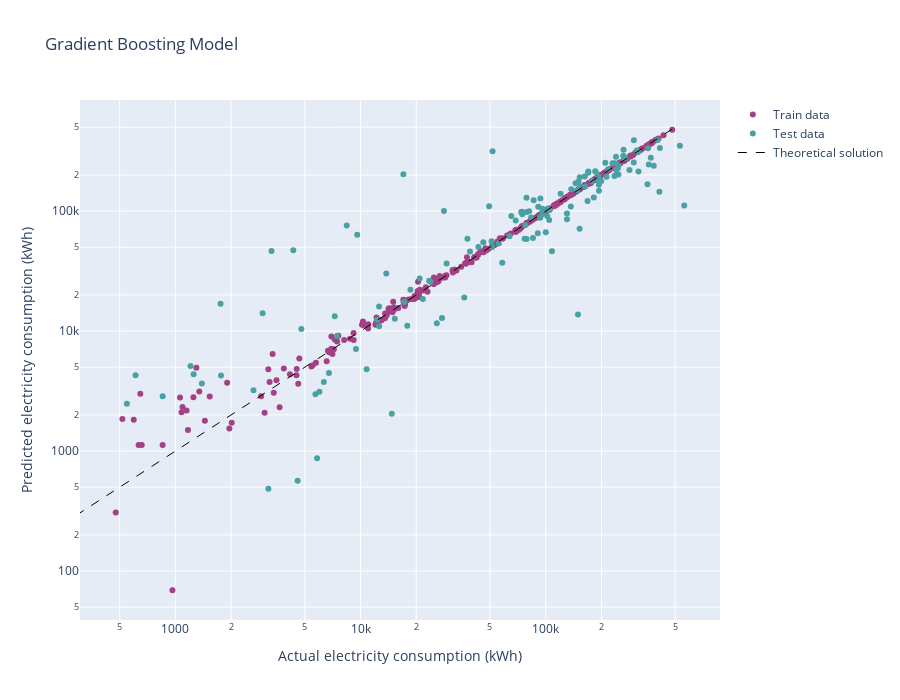

Notebook code cell kept with this figure:
### Code cell
prep_data = prepare_data('201904')

X_train, y_train, X_test, y_test, X = get_train_test_data(prep_data, ['income', 'education', 'building', 'time_mode'])
train_data = lgb.Dataset(data = X_train, label = y_train, params={"max_bin":10,})
test_data = lgb.Dataset(data = X_test, label = y_test, reference=train_data)

param_grid = {
    'objective': ['l1', 'l2'],
    'max_depth': [5,6,7,8,9,10,15,20],
    'learning_rate': [0.5,0.6,0.7,0.8,0.9,1.0],
    'boosting_type': ['dart', 'gbdt']
    }

gkf = KFold(n_splits=2, shuffle=True, random_state=42).split(X=X_train, y=y_train)
lgb_estimator = lgb.LGBMRegressor(metric='mse', verbose=-1)
gsearch = GridSearchCV(estimator=lgb_estimator, param_grid=param_grid, cv=gkf)
lgb_model = gsearch.fit(X=X_train, y=y_train)

print(lgb_model.best_params_, lgb_model.best_score_)

param = {'objective': lgb_model.best_params_['objective'], 
         'boosting_type': lgb_model.best_params_['boosting_type'], 
         'n_estimators': 1000, 
         'max_depth': lgb_model.best_params_['max_depth'],
         'metric': 'mape',
         'learning_rate':lgb_model.best_params_['learning_rate'],
         'verbose': -1}

reg = lgb.train(param, train_set=train_data)

print_metrics(reg, X_train, y_train, X_test, y_test)
plot_accuracy_scatter(reg, X_train, y_train, X_test, y_test, log_scale=True, size=6)
shap_analysis(reg, X, X_train, X_test)

### Figure 1 — Plotly figure (JSON) as saved in the notebook; plotly's stock layout.template omitted (floating-point values rounded to 4 significant figures; data arrays with more than 128 entries replaced by an {"elided": "..."} marker saying what was removed)
{"data": [{"marker": {"color": "#A34184", "size": 6}, "mode": "markers", "name": "Train data", "type": "scatter", "x": {"elided": "330 float values"}, "y": {"elided": "330 float values"}}, {"marker": {"color": "#49A1A3", "size": 6}, "mode": "markers", "name": "Test data", "type": "scatter", "x": {"elided": "142 float values"}, "y": {"elided": "142 float values"}}, {"line": {"color": "black", "dash": "dash", "width": 1}, "mode": "lines", "name": "Theoretical solution", "type": "scatter", "x": {"elided": "483 int values"}, "y": {"elided": "483 int values"}}], "layout": {"height": 700, "title": {"text": "Gradient Boosting Model"}, "width": 900, "xaxis": {"title": {"text": "Actual electricity consumption (kWh)"}, "type": "log"}, "yaxis": {"title": {"text": "Predicted electricity consumption (kWh)"}, "type": "log"}}}
